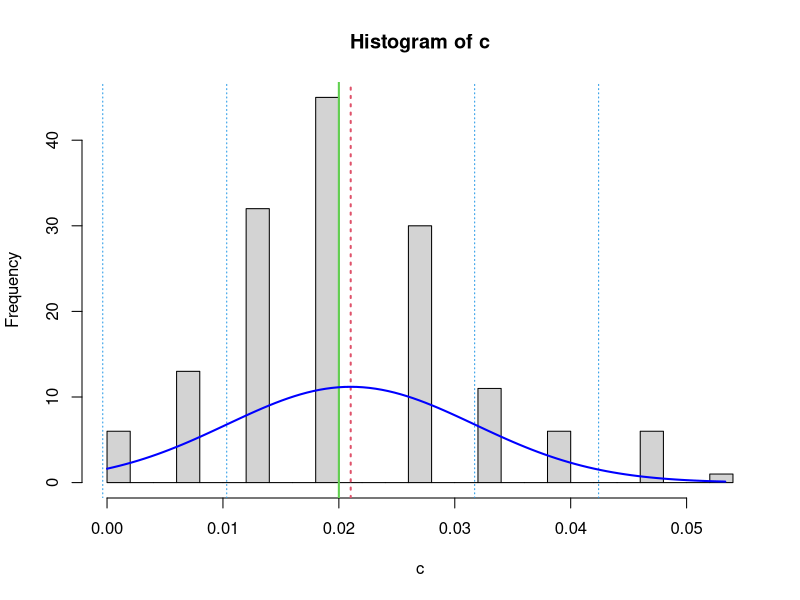

R code for this plot:
n1 <- 150
n2 <- 150
p <- 0.02
c <- c()

for(i in 1:n1){
  x <- 0
  for(j in 1:n2){
    if(runif(1) < p){
      x <- x + 1
    }  
  }
  c <- c(c, (x / n2))
}
print(c)
h <- hist(c, breaks = 25)
abline(v=p, col=3, lwd=2, lty=1)
abline(v=mean(c), col=2, lwd=2, lty=3)
abline(v=mean(c) - sd(c), col=4, lwd=1, lty=3)
abline(v=mean(c) + sd(c), col=4, lwd=1, lty=3)
abline(v=mean(c) - 2*sd(c), col=4, lwd=1, lty=3)
abline(v=mean(c) + 2*sd(c), col=4, lwd=1, lty=3)
xfit<-seq(min(c),max(c),length=100) 
yfit<-dnorm(xfit,mean=mean(c),sd=sd(c)) 
yfit <- yfit*diff(h$mids[1:2])*length(c) 
lines(xfit, yfit, col="blue", lwd=2)
